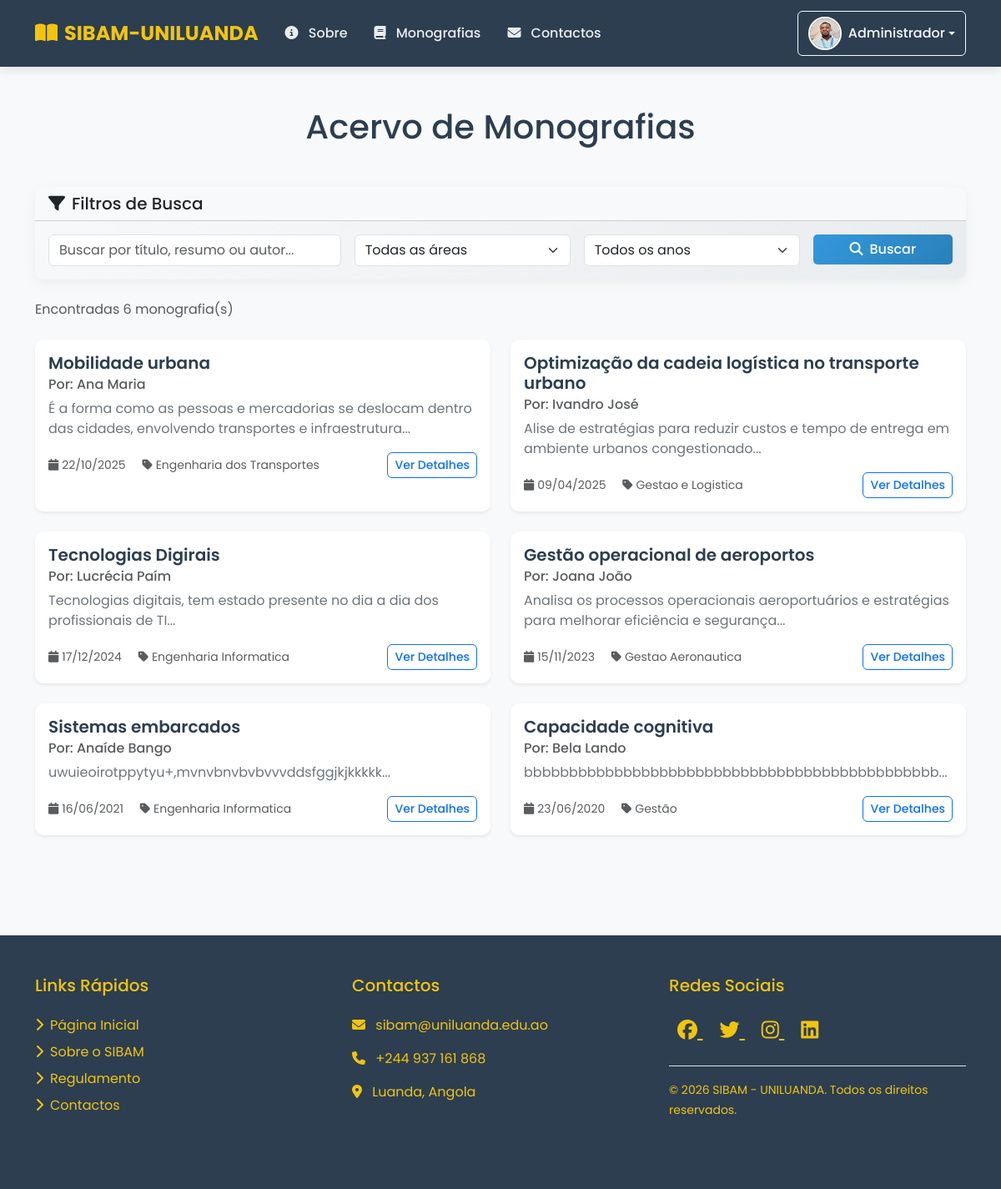
Before: /monografias.php (signed in) with the older database file.
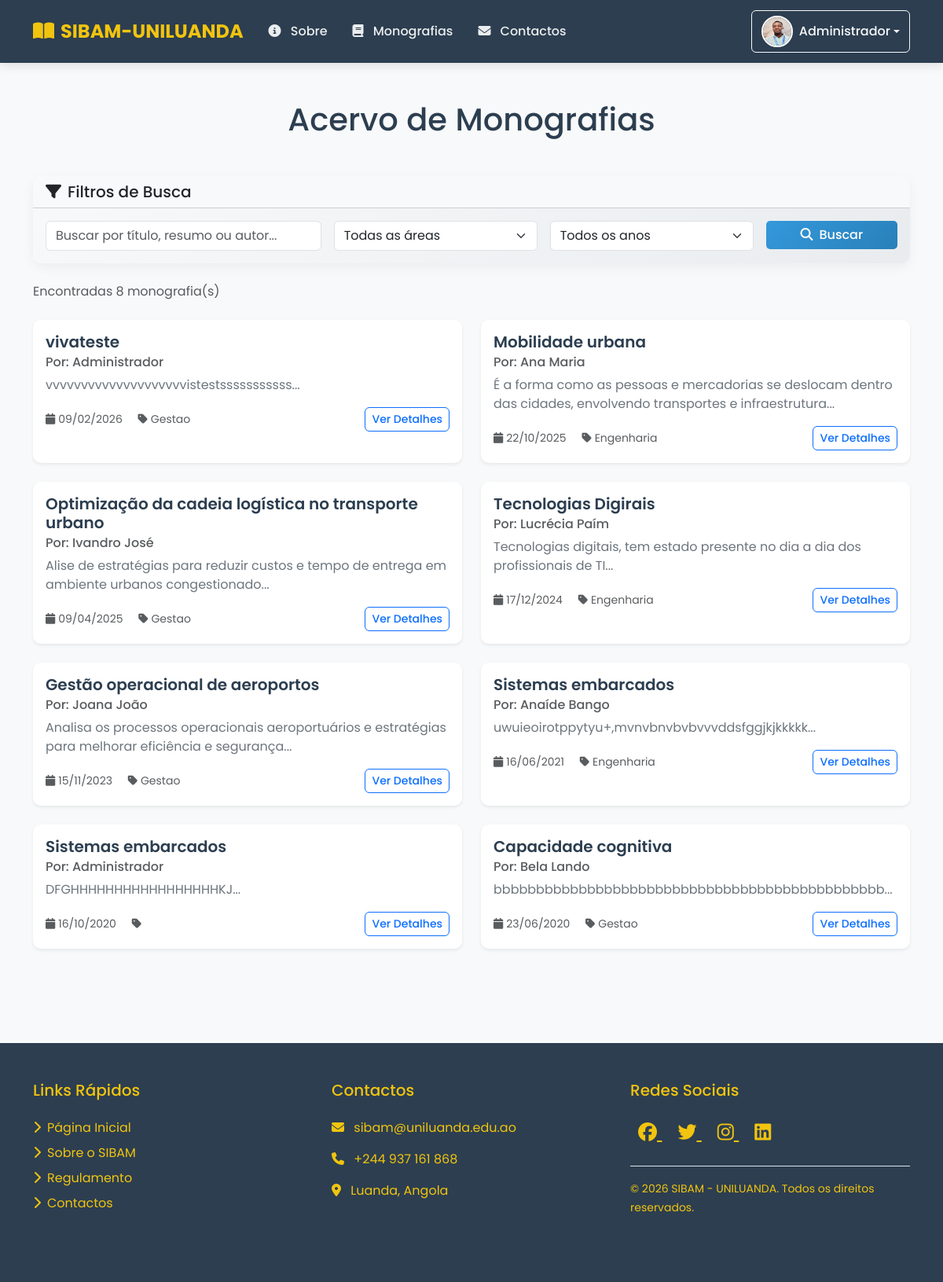
After: the same page with the newer database file.
### tables this page shows
CREATE TABLE `monografias` (
  `id` int NOT NULL AUTO_INCREMENT,
  `titulo` varchar(255) NOT NULL,
  `resumo` text NOT NULL,
  `autor_id` int NOT NULL,
  `orientador` varchar(100) DEFAULT NULL,
  `curso` varchar(100) DEFAULT NULL,
  `palavras_chave` varchar(255) DEFAULT NULL,
  `arquivo` varchar(255) NOT NULL,
  `data_publicacao` date DEFAULT NULL,
  `status` enum('pendente','aprovado','rejeitado') DEFAULT 'pendente',
  `data_submissao` timestamp NULL DEFAULT CURRENT_TIMESTAMP,
  `area` varchar(150) DEFAULT NULL,
  `tipo_documento` varchar(50) DEFAULT NULL,
  PRIMARY KEY (`id`),
  KEY `autor_id` (`autor_id`),
  KEY `idx_monografias_autor` (`autor_id`),
  KEY `idx_monografias_titulo` (`titulo`),
  KEY `idx_monografias_palavras_chave` (`palavras_chave`),
  FULLTEXT KEY `ft_titulo_palavras` (`titulo`,`palavras_chave`),
  FULLTEXT KEY `titulo` (`titulo`,`resumo`,`palavras_chave`),
  CONSTRAINT `fk_monografias_autor` FOREIGN KEY (`autor_id`) REFERENCES `usuarios` (`id`) ON DELETE CASCADE ON UPDATE CASCADE
);

CREATE TABLE `usuarios` (
  `id` int NOT NULL AUTO_INCREMENT,
  `nome` varchar(100) NOT NULL,
  `email` varchar(100) NOT NULL,
  `password` varchar(255) NOT NULL,
  `tipo` enum('admin','estudante','professor') DEFAULT 'estudante',
  `foto` varchar(255) DEFAULT 'default.png',
  `data_criacao` timestamp NULL DEFAULT CURRENT_TIMESTAMP,
  `data_atualizacao` timestamp NULL DEFAULT CURRENT_TIMESTAMP ON UPDATE CURRENT_TIMESTAMP,
  PRIMARY KEY (`id`),
  UNIQUE KEY `email` (`email`)
);

### includes/config.php (called while the page is built, shortened)
<?php
require_once 'functions.php';
function isLoggedIn() {
    return isset($_SESSION['logged_in']) && $_SESSION['logged_in'] === true;
}
?>

### includes/functions.php (called while the page is built, shortened)
<?php
function formatDate($date) {
    return date('d/m/Y', strtotime($date));
}
?>

### monografias.php (the view, shortened to what this page needs)
<?php
require_once 'includes/config.php';
$page = isset($_GET['page']) ? (int)$_GET['page'] : 1;
$limit = 10;
$offset = ($page - 1) * $limit;
$search = isset($_GET['search']) ? sanitizeInput($_GET['search']) : '';
$query = "SELECT m.*, u.nome as autor FROM monografias m
          LEFT JOIN usuarios u ON m.autor_id = u.id
          WHERE 1=1";
$countQuery = "SELECT COUNT(*) as total FROM monografias m
               LEFT JOIN usuarios u ON m.autor_id = u.id
               WHERE 1=1";
$stmt = $db->prepare($countQuery);
$stmt->execute();
$totalRecords = $stmt->fetch(PDO::FETCH_ASSOC)['total'];
$query .= " ORDER BY m.data_publicacao DESC LIMIT :limit OFFSET :offset";
$stmt = $db->prepare($query);
$stmt->bindValue(':limit', $limit, PDO::PARAM_INT);
$stmt->bindValue(':offset', $offset, PDO::PARAM_INT);
$stmt->execute();
$monografias = $stmt->fetchAll(PDO::FETCH_ASSOC);
?>
<!DOCTYPE html>
<html lang="pt-pt">
<head>
    <?php include 'includes/head.php'; ?>
</head>
<body>
    <?php include 'includes/header.php'; ?>
    <div class="container py-5">
        <h1 class="text-center mb-5">Acervo de Monografias</h1>
        <div class="card mb-4 filter-card">
            <div class="card-header bg-light">
                <h5 class="mb-0"><i class="fas fa-filter me-2"></i>Filtros de Busca</h5>
            </div>
            <div class="card-body">
                <form method="GET" class="row g-3">
                    <div class="col-md-4">
                        <input type="text" class="form-control" name="search" placeholder="Buscar por título, resumo ou autor..." value="<?php echo htmlspecialchars($search); ?>">
                    </div>
                    <div class="col-md-3">
                        <select class="form-select" name="area">
                            <option value="">Todas as áreas</option>
                        </select>
                    </div>
                    <div class="col-md-3">
                        <select class="form-select" name="ano">
                            <option value="">Todos os anos</option>
                        </select>
                    </div>
                    <div class="col-md-2">
                        <button type="submit" class="btn btn-primary w-100"><i class="fas fa-search me-2"></i>Buscar</button>
                    </div>
                </form>
            </div>
        </div>
        <div class="mb-4">
            <p class="text-muted">Encontradas <?php echo $totalRecords; ?> monografia(s)</p>
        </div>
        <?php if (count($monografias) > 0): ?>
            <div class="row">
                <?php foreach ($monografias as $monografia): ?>
                    <div class="col-md-6 mb-4">
                        <div class="card h-100 shadow-sm">
                            <div class="card-body">
                                <h5 class="card-title"><?php echo htmlspecialchars($monografia['titulo']); ?></h5>
                                <h6 class="card-subtitle mb-2 text-muted">Por: <?php echo htmlspecialchars($monografia['autor']); ?></h6>
                                <p class="card-text"><?php echo substr(htmlspecialchars($monografia['resumo']), 0, 150); ?>...</p>
                                <div class="d-flex justify-content-between align-items-center">
                                    <small class="text-muted">
                                        <i class="fas fa-calendar me-1"></i><?php echo formatDate($monografia['data_publicacao']); ?>
                                        <i class="fas fa-tag ms-3 me-1"></i><?php echo htmlspecialchars($monografia['area']); ?>
                                    </small>
                                    <a href="detalhes_monografia.php?id=<?php echo $monografia['id']; ?>" class="btn btn-sm btn-outline-primary">Ver Detalhes</a>
                                </div>
                            </div>
                        </div>
                    </div>
                <?php endforeach; ?>
            </div>
        <?php endif; ?>
    </div>
    <?php include 'includes/footer.php'; ?>
</body>
</html>

### includes/head.php (shortened to what this page needs)
<link href="https://cdn.jsdelivr.net/npm/bootstrap@5.3.3/dist/css/bootstrap.min.css" rel="stylesheet">
<link rel="stylesheet" href="https://cdnjs.cloudflare.com/ajax/libs/font-awesome/6.5.0/css/all.min.css">
<link rel="stylesheet" href="https://cdnjs.cloudflare.com/ajax/libs/animate.css/4.1.1/animate.min.css">
<link rel="stylesheet" href="css/style.css">

### includes/header.php (shortened to what this page needs)
<nav class="navbar navbar-expand-lg navbar-dark sticky-top">
    <div class="container">
        <a class="navbar-brand" href="home.php"><i class="fas fa-book-open me-2"></i>SIBAM-UNILUANDA</a>
        <div class="collapse navbar-collapse" id="navbarLinks">
            <ul class="navbar-nav me-auto mb-2 mb-lg-0">
                <li class="nav-item">
                    <a class="nav-link" href="sobre.php"><i class="fas fa-info-circle"></i> Sobre</a>
                </li>
                <li class="nav-item">
                    <a class="nav-link" href="monografias.php"><i class="fas fa-book"></i> Monografias</a>
                </li>
                <li class="nav-item">
                    <a class="nav-link" href="contactos.php"><i class="fas fa-envelope"></i> Contactos</a>
                </li>
            </ul>
        </div>
        <div class="d-flex">
            <?php if (isLoggedIn()): ?>
                <div class="dropdown">
                    <button class="btn btn-outline-light dropdown-toggle d-flex align-items-center" type="button" id="userDropdown" data-bs-toggle="dropdown" aria-expanded="false">
                        <img src="assets/images/avatar/<?php echo htmlspecialchars($_SESSION['user_foto']); ?>"
                             alt="Foto de Perfil"
                             class="rounded-circle me-2 user-avatar"
                             width="40"
                             height="40"
                             onerror="this.src='assets/images/avatar/default.png'">
                        <?php echo htmlspecialchars($_SESSION['user_nome']); ?>
                    </button>
                </div>
            <?php else: ?>
                <button class="btn btn-light btn-login" data-bs-toggle="modal" data-bs-target="#loginModal">
                    <i class="fas fa-sign-in-alt me-2"></i> Entrar
                </button>
            <?php endif; ?>
        </div>
    </div>
</nav>

### includes/footer.php (shortened to what this page needs)
<footer class="py-5 mt-5">
    <div class="container">
        <div class="row">
            <div class="col-md-4 mb-4">
                <h5 class="mb-4">Links Rápidos</h5>
                <ul class="list-unstyled footer-links">
                    <li class="mb-2"><a href="home.php"><i class="fas fa-chevron-right me-2"></i>Página Inicial</a></li>
                    <li class="mb-2"><a href="sobre.php"><i class="fas fa-chevron-right me-2"></i>Sobre o SIBAM</a></li>
                    <li class="mb-2"><a href="regulamento.php"><i class="fas fa-chevron-right me-2"></i>Regulamento</a></li>
                    <li class="mb-2"><a href="contactos.php"><i class="fas fa-chevron-right me-2"></i>Contactos</a></li>
                </ul>
            </div>
            <div class="col-md-4 mb-4">
                <h5 class="mb-4">Contactos</h5>
                <ul class="list-unstyled">
                    <li class="mb-3"><i class="fas fa-envelope me-2"></i> sibam@uniluanda.edu.ao</li>
                    <li class="mb-3"><i class="fas fa-phone me-2"></i> +244 937 161 868</li>
                    <li class="mb-3"><i class="fas fa-map-marker-alt me-2"></i> Luanda, Angola</li>
                </ul>
            </div>
            <div class="col-md-4 mb-4">
                <h5 class="mb-4">Redes Sociais</h5>
                <div class="mb-4">
                    <a href="https://facebook.com/uniluanda" class="social-icon" target="_blank">
                        <i class="fab fa-facebook"></i>
                    </a>
                    <a href="https://twitter.com/uniluanda" class="social-icon" target="_blank">
                        <i class="fab fa-twitter"></i>
                    </a>
                    <a href="https://instagram.com/uniluanda" class="social-icon" target="_blank">
                        <i class="fab fa-instagram"></i>
                    </a>
                    <a href="https://linkedin.com/uniluanda" class="social-icon" target="_blank">
                        <i class="fab fa-linkedin"></i>
                    </a>
                </div>
                <div class="mt-4 pt-3 border-top">
                    <small>© <?php echo date("Y"); ?> SIBAM - UNILUANDA. Todos os direitos reservados.</small>
                </div>
            </div>
        </div>
    </div>
</footer>

### css/style.css (style rules this page uses)
.btn { border-radius: 6px; font-weight: 500; transition: all 0.3s ease; }
.btn-primary { background: linear-gradient(135deg, var(--primary-color), var(--secondary-color)); border: none; }
.card { border: none; border-radius: 10px; box-shadow: 0 5px 15px rgba(0, 0, 0, 0.05); }
.card-header { border-radius: 10px 10px 0 0 !important; }

### monografias.php (style rules this page uses)
:root { --primary-color: #2c3e50; --secondary-color: #3498db; --accent-color: #e74c3c; --light-color: #ecf0f1; --dark-color: #2c3e50; --gold-color: #f1c40f; }
body { font-family: 'Poppins', sans-serif; background-color: #f8f9fa; color: var(--dark-color); min-height: 100vh; display: flex; flex-direction: column; }
.navbar { background: linear-gradient(135deg, var(--primary-color), var(--dark-color)); box-shadow: 0 4px 12px rgba(0, 0, 0, 0.1); padding: 0.8rem 1rem; }
.navbar-brand { font-weight: 700; font-size: 1.5rem; color: var(--gold-color) !important; transition: all 0.3s ease; }
.nav-link { color: rgba(255, 255, 255, 0.9) !important; font-weight: 500; margin: 0 0.5rem; padding: 0.5rem 1rem; border-radius: 4px; transition: all 0.3s ease; }
.nav-link i { margin-right: 8px; }
footer { background: var(--dark-color); color: var(--gold-color) !important; margin-top: auto; }
.footer-links a { color: var(--gold-color) !important; text-decoration: none; transition: all 0.3s ease; }
.social-icon { color: var(--gold-color) !important; font-size: 1.5rem; margin: 0 10px; transition: all 0.3s ease; }
.user-avatar { border: 2px solid white; transition: all 0.3s ease; }
.card { transition: transform 0.2s ease, box-shadow 0.2s ease; border: none; border-radius: 10px; overflow: hidden; }
.filter-card { background: linear-gradient(135deg, #f8f9fa, #e9ecef); border: none; border-radius: 10px; }
.btn-primary { background: linear-gradient(135deg, #3498db, #2980b9); border: none; border-radius: 5px; }
.card-title { color: #2c3e50; font-weight: 600; }
.card-text { color: #6c757d; }

Changed rows visible on the page:
added monografias: titulo "vivateste", autor.nome "Administrador", resumo "vvvvvvvvvvvvvvvvvvvvistestsssssssssss", data_publicacao "09/02/2026", area "Gestao"
changed monografias "Mobilidade urbana": area "Engenharia dos Transportes" → "Engenharia"
changed monografias "Optimização da cadeia logística no transporte urbano": area "Gestao e Logistica" → "Gestao"
changed monografias "Tecnologias Digirais": area "Engenharia Informatica" → "Engenharia"
changed monografias "Gestão operacional de aeroportos": area "Gestao Aeronautica" → "Gestao"
changed monografias "uwuieoirotppytyu+,mvnvbnvbvbvvvddsfggjkjkkkkk": area "Engenharia Informatica" → "Engenharia"
added monografias: titulo "Sistemas embarcados", autor.nome "Administrador", resumo "DFGHHHHHHHHHHHHHHHHHKJ", data_publicacao "16/10/2020"
changed monografias "Capacidade cognitiva": area "Gestão" → "Gestao"
Other visible differences:
$totalRecords: "6" → "8"
